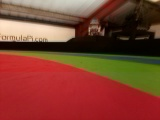
//> input picture line_detector_tutorial/raw-001622.jpg, 160 x 120 px
$ ./line_detector   (built with g++ and OpenCV 4)
//> lines starting //> are read from the running program, lines starting //| are printed output that depends on the picture
#include "opencv2\opencv.hpp"
// Be careful using multiple namespaces - in particular, there is both a std::string and a cv::string.
// For club opencv things, we'll use the cv namespace
using namespace cv;

// C++ is a one-pass compiler, so we need to declare methods that are referenced before the compiler gets to them
void basic_image_manipulation(Mat);
void masking_demo(Mat);
void video_test();

int main() {
	// Loads an image, and stores it in a 'Mat' object
	// Mats are opencv's basic image format, and can be thought of as a multi-dimensional array
	// black-and-white images are 2d arrays, while colour images are 3d arrays
	// Note: they are indexed ***y, x***, with 0, 0 being the top left corner; this is to keep it consistent with matrix notation
	// Note 2: the standard color format is **BGR**, NOT RGB. Watch for this!

	// TODO: replace this image path with an image path on your machine. Note that even in windows, the path uses forward slashes.
	Mat sampleImage = imread("C:/Users/grego/Downloads/monster-image-set-30-fps.tar/monster-image-set-30-fps/raw-001622.jpg");
//> sampleImage is the input picture: 120 rows x 160 cols, CV_8UC3; mean B, G, R 47.6, 63.9, 126.3

	basic_image_manipulation(sampleImage);

	masking_demo(sampleImage);

	// video_test();
	return 0;
}


void basic_image_manipulation(Mat image) {
	// This creates a window with the name "Source window". We can later reference this window from anywhere
	// WINDOW_AUTOSIZE sets the window to whatever size
	namedWindow("Source window", WINDOW_AUTOSIZE);

	// Take our image 'image', and display it in the window 'Source window'
	imshow("Source window", image);

	// Wait for a keypress before continuing. This is used after 'imshow' calls to allow opencv to display the image
	// The number in brackets is the maximum wait time. '0' corresponds to 'no limit'
	waitKey(0);

	// A lot of opencv functions take the output matrix as a parameter, so we initialize it first
	Mat flipped;
	// flips the image. Parameters: source, destination, dimension to flip.
	// Note that src and dst are common shortforms for source and destination
	flip(image, flipped, 1);
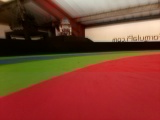
//> flipped: 120 rows x 160 cols, CV_8UC3; mean B, G, R 47.6, 63.9, 126.3

	// Display our flipped image in the same window. This will change what our window is displaying
	imshow("Source window", flipped);
	waitKey(0);

	// Convert our image to a greyscale one and display it
	Mat grey;
	cvtColor(image, grey, COLOR_BGR2GRAY);
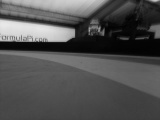
//> grey: 120 rows x 160 cols, CV_8UC1; min 1, max 232, mean 80.7
	// Create a new window for our greyscale image. We can have as many named windows as we want.
	namedWindow("Window 2", WINDOW_AUTOSIZE);
	imshow("Window 2", grey);
	waitKey(0);
}


void masking_demo(Mat img) {
	// Some (but not all) blurs only make sense on greyscale images. Using them on colour can create new colours with weird effects
	Mat grey;
	cvtColor(img, grey, COLOR_BGR2GRAY);


	// Blurs are common preprocess steps to reduce noise in an image. Different blurs emphasize different things

	// Gaussian blurs are commonly used since they are quick to compute. However, they blend edges quite a bit too
	Mat gaussianBlurred;
	blur(grey, gaussianBlurred, Size(10, 10));
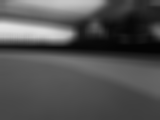
//> gaussianBlurred: 120 rows x 160 cols, CV_8UC1; min 4, max 227, mean 81
	GaussianBlur(grey, gaussianBlurred, Size(5, 5), 0, 0);
	namedWindow("Gaussian Blurred", WINDOW_AUTOSIZE);
	imshow("Gaussian Blurred", gaussianBlurred);

	// Median blurrs are good at clearing noise while preserving strong edges. Notice the missing small details in the displayed image,
	// but that the track lines are clearly visible.
	// However, they are non-linear (resulting in lost information), and are expensive to compute with a large kernel
	Mat medianBlurred;
	medianBlur(grey, medianBlurred, 5);
	namedWindow("Median Blurred", WINDOW_AUTOSIZE);
	imshow("Median Blurred", medianBlurred);
	waitKey(0);

	// Although not implemented here, Bilateral filters are another filter for emphasizing edges.

	// Add a thresholding operation here

}


// TODO: use QR_Detector as the baseline for putting some webcam tests here.
void video_test() {
	// Set up the system default webcam (the '0' in the constructor)
	// Should be cross-platform
	VideoCapture cam(0);
}
